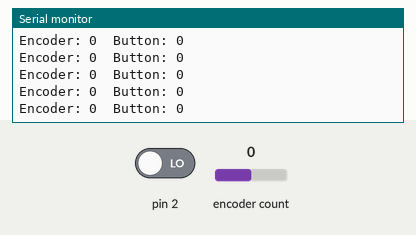
Simulated run of this sketch. Board: Arduino Uno, built with avr-gcc and run on an emulated ATmega328P. On the bench: the last lines printed to the serial monitor. Inputs (shaded band) come from the test bench; at power-on: encoder count 0, pin 2 LOW.

Above: at 1.2 s.
1.3 s: encoder count set to -1
At 2.0 s:
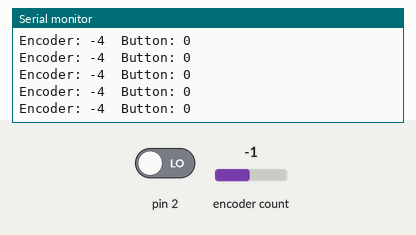
4.3 s: pin 2 driven HIGH
At 4.8 s:
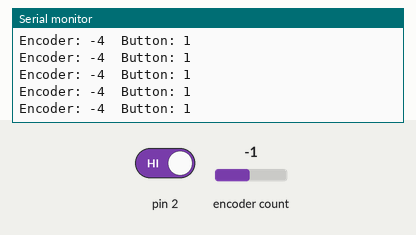
5.8 s: encoder count set to 0
At 6.8 s:
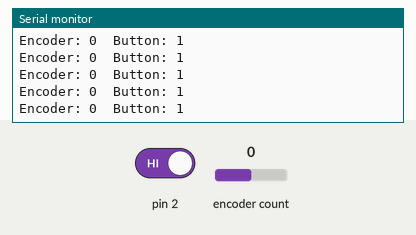
8.8 s: encoder count set to 4
At 9.7 s:
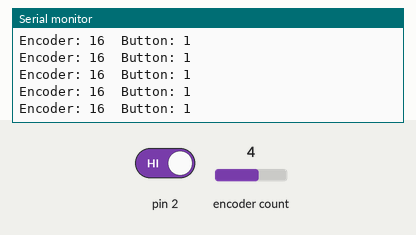
11.8 s: pin 2 driven LOW
At 12.3 s:
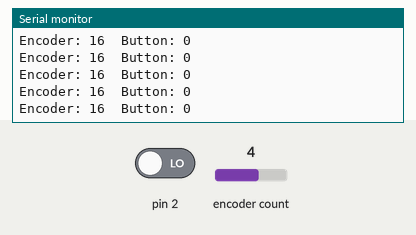
Timing chart, 0 to 14.8 s (numbered marks = the images above; inputs shaded):
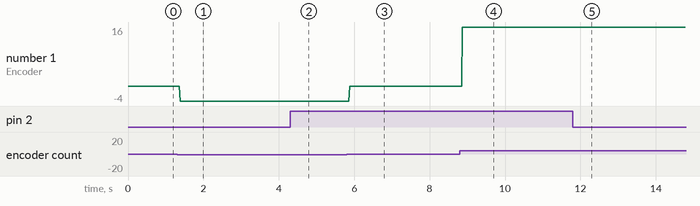

The sketch:

encoderTest.ino
```cpp
/*
  Encoder test
  context: Arduino
*/
#define ENCODER_DO_NOT_USE_INTERRUPTS
#include <Encoder.h>

Encoder myEncoder(0, 1);

void setup() {
  Serial.begin(9600);
  pinMode(0, INPUT_PULLUP);
  pinMode(1, INPUT_PULLUP);
  pinMode(2, INPUT);
}
void loop() {
  long position = myEncoder.read();

  Serial.print("Encoder: ");
  Serial.print(position);

  int buttonState = digitalRead(2);
  Serial.print("  Button: ");
  Serial.println(buttonState);
}
```

Measured:
- after the input at 1.3 s, the serial monitor: prints a new line after 0.09 s (image 1)
- after the input at 4.3 s, the serial monitor: prints a new line after 0.06 s (image 2)
- after the input at 5.8 s, the serial monitor: prints a new line after 0.08 s (image 3)
- after the input at 8.8 s, the serial monitor: prints a new line after 0.07 s (image 4)
- after the input at 11.8 s, the serial monitor: prints a new line after 0.07 s (image 5)
- plotted number 1: 0 → -4 after the input at 1.3 s, 0 → 16 after the input at 8.8 s
